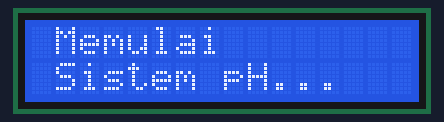
This sketch was run on a simulated ESP32. Shown: 16×2 character LCD. The local clock reads 2024-03-15 10:24:30 at power-on unless the sketch sets it; what the sketch prints to the serial monitor is not drawn.

Above: at 0.1 s.
At 5.2 s:
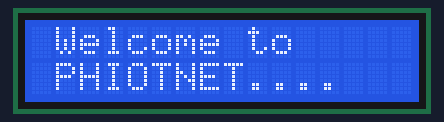
At 11.2 s:
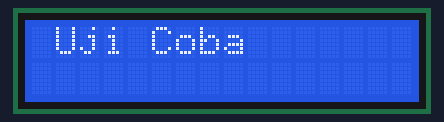
At 18.2 s:
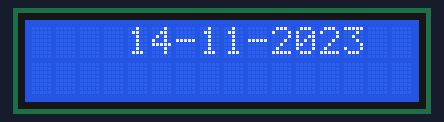
At 22.3 s:
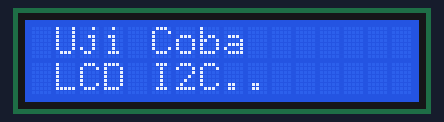
At 34.4 s:
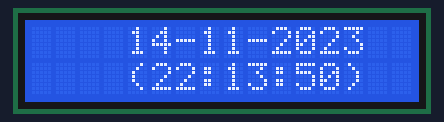

The sketch:

RTC_LCD_ESP32.ino
```cpp
//Deklarasi Library dan Variabel
#include <Wire.h>
#include <LiquidCrystal_I2C.h>
LiquidCrystal_I2C lcd(0x27, 16, 2);
#include "RTClib.h"
RTC_DS3231 rtc;
char dataHari[7][12] = {"Minggu", "Senin", "Selasa", "Rabu", "Kamis", "Jumat", "Sabtu"};
String hari, waktu; int tanggal, bulan, tahun, jam, menit, detik;

//Method setup
void setup () {
  Serial.begin(9600); //Memulai komunikasi serial dengan baud rate 9600
  RTCinit(); //Memanggil method RTCinit
  LCDinit(); //Memanggil method LCDinit
}

//Method loop
void loop () {
  DTnow(); //Memanggil method DTnow
  Viewnow(); //Memanggil method Viewnow
}

//Method RTCinit
void RTCinit(){
  rtc.begin(); //Memulai komunikasi serial dengan RTC
  rtc.adjust(DateTime(F(__DATE__), F(__TIME__))); //Pengaturan DateTime
}

// Method LCDinit
void LCDinit(){
  lcd.init(); //Memulai komunikasi serial dengan LCD
  lcd.clear(); //Hapus layar
  lcd.backlight(); lcd.setCursor(1,0); lcd.print("Memulai"); //Tampilan layar baris 1
  lcd.setCursor(1,1); lcd.print("Sistem pH..."); delay(5000); //Tampilan layar baris 2
  lcd.clear(); //Hapus layar
  lcd.backlight(); lcd.setCursor(1,0); lcd.print("Welcome to"); //Tampilan layar baris 1
  lcd.setCursor(1,1); lcd.print("PHIOTNET...."); delay(5000); //Tampilan layar baris 2
}

//Method DTnow
void DTnow(){
  DateTime now = rtc.now(); //Membuat objek baru: now untuk menampung method rtc
  hari = dataHari[now.dayOfTheWeek()]; //Hari
  tanggal = now.day(), DEC; bulan = now.month(), DEC; tahun = now.year(), DEC; //DD-MM-YYYY
  jam = now.hour(), DEC; menit = now.minute(), DEC; detik = now.second(), DEC; //hh:mm:ss
  waktu = String() + hari + ", " + tanggal + "-" + bulan + "-" + tahun + " (" + jam + ":" + menit + ":" + detik + ")"; //waktu
  Serial.println(waktu); delay(1000); //cetak serial monitor waktu
}

//Method Viewnow
void Viewnow(){
  lcd.clear(); //Hapus layar
  lcd.backlight(); lcd.setCursor(1,0); lcd.print("Uji Coba"); delay(1000); ////Tampilan layar baris 1
  lcd.backlight(); lcd.setCursor(1,1); lcd.print("LCD I2C.."); delay(1000); ////Tampilan layar baris 2
  lcd.clear(); //Hapus layar
  lcd.backlight(); lcd.setCursor(4,0); lcd.print(String() + tanggal + "-" + bulan + "-" + tahun); delay(1000); ////Tampilan layar baris 1
  lcd.backlight(); lcd.setCursor(3,1); lcd.print(String() + " (" + jam + ":" + menit + ":" + detik + ")"); delay(1000); ////Tampilan layar baris 2
}
```

Measured:
- what the display in image 1 shows lasts 6.0 s, from 5.1 s to 11.1 s
- what the display in image 2 shows lasts 1.0 s, from 11.1 s to 12.1 s
- what the display in image 5 shows lasts 2.0 s, from 34.4 s to 36.4 s
